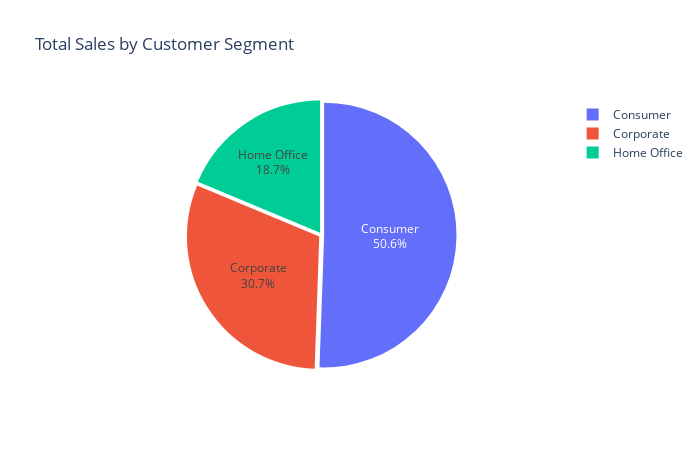
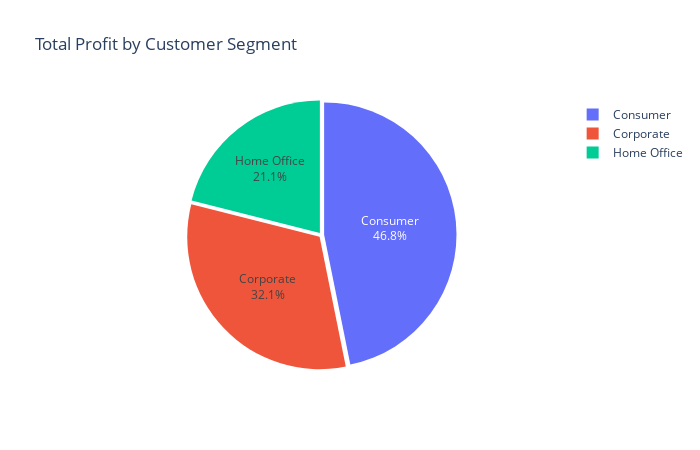

Notebook code for these charts, in order:
### Markdown cell above
*Identifying Sales and Profit contribution by Customer Segment:*

### Code cell
sales_by_segment = superstore_data.groupby('Segment')['Sales'].sum().reset_index()
sales_by_segment = sales_by_segment.sort_values(by='Sales', ascending=False)

fig_sales = px.pie(sales_by_segment, names='Segment', values='Sales',
                   title='Total Sales by Customer Segment',
                   labels={'Sales': 'Amount'},
                   category_orders={'Segment': sales_by_segment['Segment'].tolist()})

fig_sales.update_traces(textinfo='percent+label', pull=[0.02, 0.02, 0.02], textposition='inside', hoverinfo='label+percent+value')
fig_sales.update_layout(height=450, width=700)
fig_sales.show()

profit_by_segment = superstore_data.groupby('Segment')['Profit'].sum().reset_index()
profit_by_segment = profit_by_segment.sort_values(by='Profit', ascending=False)

fig_profit = px.pie(profit_by_segment, names='Segment', values='Profit',
                    title='Total Profit by Customer Segment',
                    labels={'Profit': 'Amount'},
                    category_orders={'Segment': profit_by_segment['Segment'].tolist()})

fig_profit.update_traces(textinfo='percent+label', pull=[0.02, 0.02, 0.02], textposition='inside', hoverinfo='label+percent+value')
fig_profit.update_layout(height=450, width=700)
fig_profit.show()

### Figure 1 — Plotly figure (JSON) as saved in the notebook; plotly's stock layout.template omitted (floating-point values rounded to 4 significant figures)
{"data": [{"direction": "clockwise", "domain": {"x": [0, 1], "y": [0, 1]}, "hoverinfo": "label+percent+value", "hovertemplate": "Segment=%{label}<br>Amount=%{value}<extra></extra>", "labels": ["Consumer", "Corporate", "Home Office"], "legendgroup": "", "name": "", "pull": [0.02, 0.02, 0.02], "showlegend": true, "sort": false, "textinfo": "percent+label", "textposition": "inside", "type": "pie", "values": [1161000.0, 706100.0, 429700.0]}], "layout": {"height": 450, "legend": {"tracegroupgap": 0}, "title": {"text": "Total Sales by Customer Segment"}, "width": 700}}

### Figure 2 — Plotly figure (JSON) as saved in the notebook; plotly's stock layout.template omitted (floating-point values rounded to 4 significant figures)
{"data": [{"direction": "clockwise", "domain": {"x": [0, 1], "y": [0, 1]}, "hoverinfo": "label+percent+value", "hovertemplate": "Segment=%{label}<br>Amount=%{value}<extra></extra>", "labels": ["Consumer", "Corporate", "Home Office"], "legendgroup": "", "name": "", "pull": [0.02, 0.02, 0.02], "showlegend": true, "sort": false, "textinfo": "percent+label", "textposition": "inside", "type": "pie", "values": [134100.0, 91980.0, 60300.0]}], "layout": {"height": 450, "legend": {"tracegroupgap": 0}, "title": {"text": "Total Profit by Customer Segment"}, "width": 700}}
